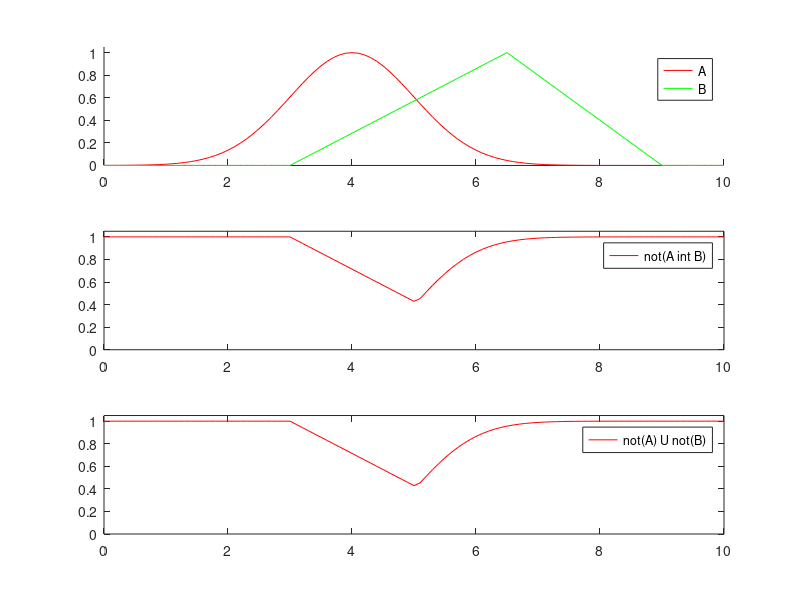

Source code (MATLAB):
close all;
clear all;
clc;
x=(0:0.1:10);
A=gaussmf(x, [1 4]);
B=trimf(x, [3 6.5 9]);
ANot=1-A;
BNot=1-B;
AIntB=min(A,B);
subplot(3,1,1);
hold on
plot(x,A,'r');
plot(x,B,'g');
axis([0 10 0 1.05]);
legend('A','B');
subplot(3,1,2);
plot(x,(1-AIntB),'r');
axis([0 10 0 1.05]);
legend('not(A int B)')
subplot(3,1,3);
plot(x,max(ANot,BNot),'r');
axis([0 10 0 1.05]);
legend('not(A) U not(B)')
